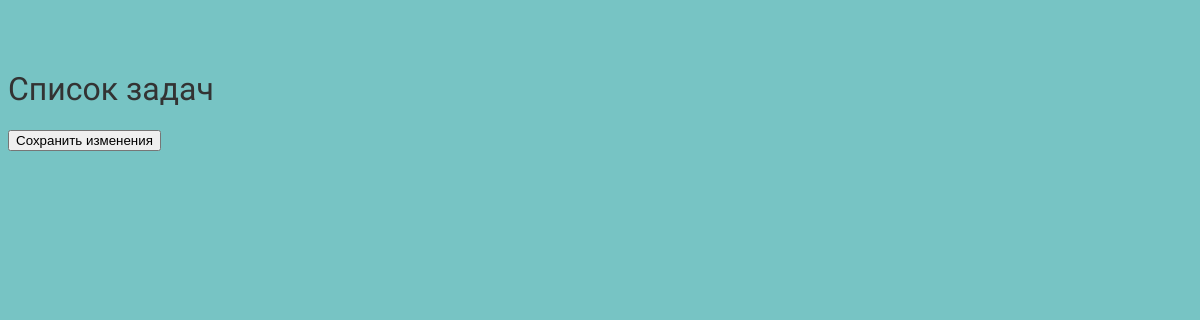
The app's page /grade_list (signed in), older data.
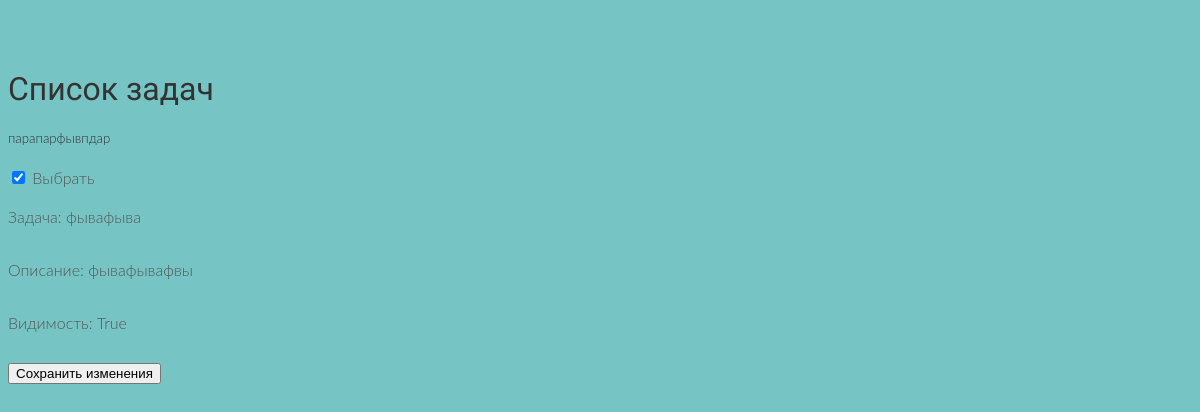
The same page, newer data.
### main/models.py (models this page shows)
class Grade(models.Model):
    book = models.CharField('Название задачи№', max_length=50)
    grade = models.CharField('Задача', max_length=50)
    text = models.TextField('Описание')
    is_visible = models.BooleanField(default=False)

### main/views.py (the view)
# urls.py: path('grade_list', views.grade_list, name='grade_list'),
@login_required
def grade_list(request):
    if request.method == 'POST':
        form = GradeForm(request.POST)
        if form.is_valid():
            selected_grades = form.cleaned_data['product']
            Grade.objects.all().update(is_visible=False)  # Сбросить все
            selected_grades.update(is_visible=True)  # Обновить выбранные
            return redirect('grade_list')
    else:
        form = GradeForm()
    grades = Grade.objects.all()
    return render(request, 'grade-list.html', {'grades': grades, 'form': form})

### main/forms.py
class GradeForm(forms.Form):
    product = forms.ModelMultipleChoiceField(
        queryset=Grade.objects.all(),
        widget=forms.CheckboxSelectMultiple(),
        required=False
    )
    def __init__(self, *args, **kwargs):
        super(GradeForm, self).__init__(*args, **kwargs)
        grades = Grade.objects.all()
        self.fields['product'].initial = grades.filter(is_visible=True)

### templates/grade-list.html (shortened to what this page needs)
{% load static %}
<!DOCTYPE html>
<html lang="en">
<head>
    <title>Список задач</title></head>
    <link href="https://cdn.jsdelivr.net/npm/bootstrap@5.3.3/dist/css/bootstrap.main.css" rel="stylesheet"
>
    <link rel="stylesheet" href="{% static 'main.css' %}">
<body>
<div class="container mt-4">
    <h1>Список задач</h1>
    <form method="post" action="{% url 'grade_list' %}">
        {% csrf_token %} {% for grade in grades %}
        <div class="card mb-3" style="width: 18rem;">
            <div class="card-body">
                <h5 class="card-title">{{ grade.book }}</h5>
                <div class="form-check">
                    <input class="form-check-input" type="checkbox" name="product" value="{{ grade.id }}"
                           id="grade{{ grade.id }}" {% if grade.is_visible %}checked{% endif %}> <label
                        class="form-check-label" for="grade{{ grade.id }}">
                    Выбрать </label>
                </div>
                <p class="card-text">Задача: {{ grade.grade }}</p>
                <p class="card-text">Описание: {{ grade.text }}</p>
                <p class="card-text">Видимость: {{ grade.is_visible }}</p>
        </div>
        {% endfor %}
        <button type="submit" class="btn btn-primary">Сохранить изменения</button>
    </form>
</div>
</body>
</html>

Row changes from the older to the newer data that the page shows:
added Grade: book "парапарфывпдар", is_visible "☑", grade "фывафыва", text "фывафывафвы", is_visible "True"
